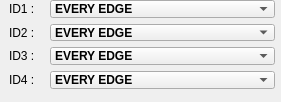
                                <widget class="QWidget" name="C4">
                                    <property name="geometry">
                                        <rect>
                                            <x>0</x>
                                            <y>0</y>
                                            <width>281</width>
                                            <height>102</height>
                                        </rect>
                                    </property>
                                    <attribute name="label">
                                        <string>Four Channel Mode</string>
                                    </attribute>
                                    <widget class="QComboBox" name="C4_M4">
                                        <property name="geometry">
                                            <rect>
                                                <x>50</x>
                                                <y>71</y>
                                                <width>225</width>
                                                <height>18</height>
                                            </rect>
                                        </property>
                                        <property name="font">
                                            <font>
                                                <pointsize>9</pointsize>
                                                <weight>75</weight>
                                                <bold>true</bold>
                                            </font>
                                        </property>
                                        <property name="currentIndex">
                                            <number>1</number>
                                        </property>
                                        <item>
                                            <property name="text">
                                                <string>DISABLED</string>
                                            </property>
                                        </item>
                                        <item>
                                            <property name="text">
                                                <string>EVERY EDGE</string>
                                            </property>
                                        </item>
                                        <item>
                                            <property name="text">
                                                <string>FALLING EDGES ONLY</string>
                                            </property>
                                        </item>
                                        <item>
                                            <property name="text">
                                                <string>RISING EDGES ONLY</string>
                                            </property>
                                        </item>
                                    </widget>
                                    <widget class="QLabel" name="label_11">
                                        <property name="geometry">
                                            <rect>
                                                <x>9</x>
                                                <y>47</y>
                                                <width>30</width>
                                                <height>18</height>
                                            </rect>
                                        </property>
                                        <property name="text">
                                            <string>ID3 :</string>
                                        </property>
                                    </widget>
                                    <widget class="QComboBox" name="C4_M1">
                                        <property name="geometry">
                                            <rect>
                                                <x>50</x>
                                                <y>0</y>
                                                <width>225</width>
                                                <height>18</height>
                                            </rect>
                                        </property>
                                        <property name="font">
                                            <font>
                                                <pointsize>9</pointsize>
                                                <weight>75</weight>
                                                <bold>true</bold>
                                            </font>
                                        </property>
                                        <property name="currentIndex">
                                            <number>1</number>
                                        </property>
                                        <item>
                                            <property name="text">
                                                <string>DISABLED</string>
                                            </property>
                                        </item>
                                        <item>
                                            <property name="text">
                                                <string>EVERY EDGE</string>
                                            </property>
                                        </item>
                                        <item>
                                            <property name="text">
                                                <string>FALLING EDGES ONLY</string>
                                            </property>
                                        </item>
                                        <item>
                                            <property name="text">
                                                <string>RISING EDGES ONLY</string>
                                            </property>
                                        </item>
                                    </widget>
                                    <widget class="QLabel" name="label_12">
                                        <property name="geometry">
                                            <rect>
                                                <x>9</x>
                                                <y>71</y>
                                                <width>30</width>
                                                <height>18</height>
                                            </rect>
                                        </property>
                                        <property name="text">
                                            <string>ID4 :</string>
                                        </property>
                                    </widget>
                                    <widget class="QComboBox" name="C4_M3">
                                        <property name="geometry">
                                            <rect>
                                                <x>50</x>
                                                <y>47</y>
                                                <width>225</width>
                                                <height>18</height>
                                            </rect>
                                        </property>
                                        <property name="font">
                                            <font>
                                                <pointsize>9</pointsize>
                                                <weight>75</weight>
                                                <bold>true</bold>
                                            </font>
                                        </property>
                                        <property name="currentIndex">
                                            <number>1</number>
                                        </property>
                                        <item>
                                            <property name="text">
                                                <string>DISABLED</string>
                                            </property>
                                        </item>
                                        <item>
                                            <property name="text">
                                                <string>EVERY EDGE</string>
                                            </property>
                                        </item>
                                        <item>
                                            <property name="text">
                                                <string>FALLING EDGES ONLY</string>
                                            </property>
                                        </item>
                                        <item>
                                            <property name="text">
                                                <string>RISING EDGES ONLY</string>
                                            </property>
                                        </item>
                                    </widget>
                                    <widget class="QComboBox" name="C4_M2">
                                        <property name="geometry">
                                            <rect>
                                                <x>50</x>
                                                <y>24</y>
                                                <width>225</width>
                                                <height>17</height>
                                            </rect>
                                        </property>
                                        <property name="font">
                                            <font>
                                                <pointsize>9</pointsize>
                                                <weight>75</weight>
                                                <bold>true</bold>
                                            </font>
                                        </property>
                                        <property name="currentIndex">
                                            <number>1</number>
                                        </property>
                                        <item>
                                            <property name="text">
                                                <string>DISABLED</string>
                                            </property>
                                        </item>
                                        <item>
                                            <property name="text">
                                                <string>EVERY EDGE</string>
                                            </property>
                                        </item>
                                        <item>
                                            <property name="text">
                                                <string>FALLING EDGES ONLY</string>
                                            </property>
                                        </item>
                                        <item>
                                            <property name="text">
                                                <string>RISING EDGES ONLY</string>
                                            </property>
                                        </item>
                                    </widget>
                                    <widget class="QLabel" name="label_4">
                                        <property name="geometry">
                                            <rect>
                                                <x>9</x>
                                                <y>0</y>
                                                <width>30</width>
                                                <height>18</height>
                                            </rect>
                                        </property>
                                        <property name="text">
                                            <string>ID1 :</string>
                                        </property>
                                    </widget>
                                    <widget class="QLabel" name="label_9">
                                        <property name="geometry">
                                            <rect>
                                                <x>9</x>
                                                <y>24</y>
                                                <width>30</width>
                                                <height>17</height>
                                            </rect>
                                        </property>
                                        <property name="text">
                                            <string>ID2 :</string>
                                        </property>
                                    </widget>
                                </widget>
